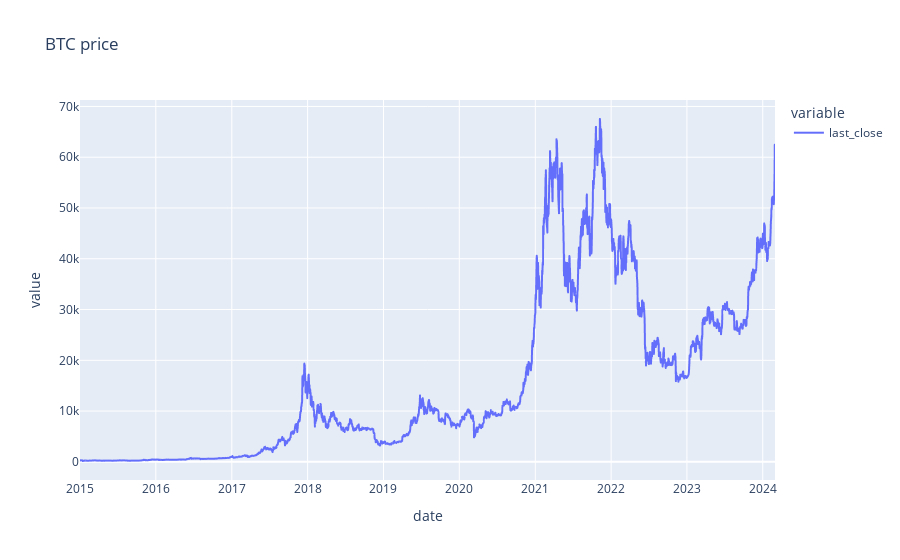

This figure's notebook cell:
### Code cell
figure = px.line(y, title = 'BTC price')
figure.show()

### Figure 1 — Plotly figure (JSON) as saved in the notebook; plotly's stock layout.template omitted (floating-point values rounded to 4 significant figures; data arrays with more than 128 entries replaced by an {"elided": "..."} marker saying what was removed)
{"data": [{"hovertemplate": "variable=last_close<br>date=%{x}<br>value=%{y}<extra></extra>", "legendgroup": "last_close", "line": {"color": "#636efa", "dash": "solid"}, "marker": {"symbol": "circle"}, "mode": "lines", "name": "last_close", "showlegend": true, "type": "scattergl", "x": {"elided": "3347 str values"}, "xaxis": "x", "y": {"elided": "3347 float values"}, "yaxis": "y"}], "layout": {"legend": {"title": {"text": "variable"}, "tracegroupgap": 0}, "title": {"text": "BTC price"}, "xaxis": {"anchor": "y", "domain": [0, 1], "title": {"text": "date"}}, "yaxis": {"anchor": "x", "domain": [0, 1], "title": {"text": "value"}}}}
